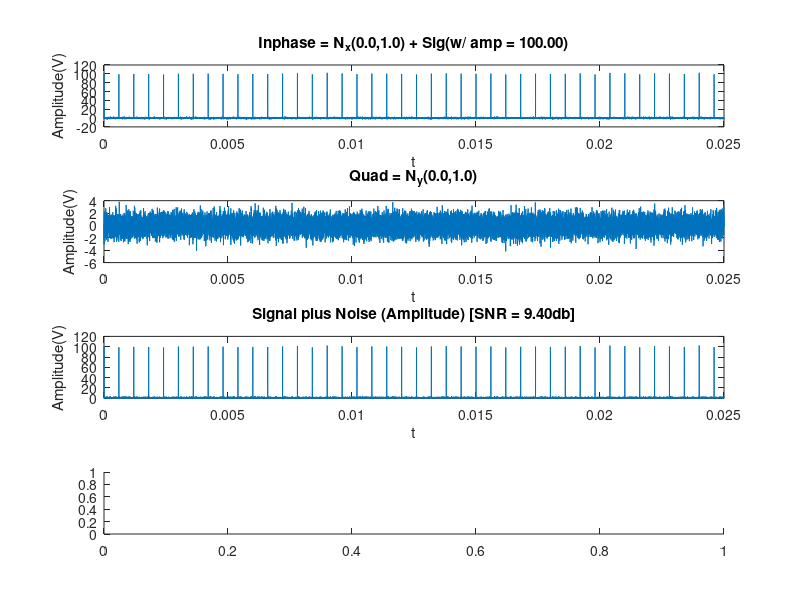

The MATLAB source for this figure: (Note: this script raises an error after producing the figure.)
% Probability of False Alarm and Detection Demo
%   MATLAB m-file
%   Author: Terry Kong
%   Variables: 
%       A = constant signal, vt = threshold voltage, ymin = plot lower bound, 
%       ymax = plot upper bound, orange = colormap for orange, n = plot resolution

clear all; clc; figure(1); clf;
%Constants
nm = 1852; % 1 nautical mile = 1852 m
c = 299279458; % speed of light
mu = 0;
%@@@@@@@@@@@@@@@@@@@@@@@@@@@@@@@@
nbins = 50;
rangemax = 50*nm; 
ncells = 600;
Tinter = 0.0006; % Interpulse period
timemax = 0.025;
sig_amp = 100; % signal amplitude
sig = 1;
%@@@@@@@@@@@@@@@@@@@@@@@@@@@@@@@@
% delta(R)
dR = rangemax/ncells;
% Pulse width
tau = dR*2/(c); 
% t = time observed
t = 0:tau:timemax; 
% D = delay of pulses
Delay = 0:Tinter:timemax;
% number of points
num = length(t);

% Using Normal Distributions
mu_mat = zeros(1,num) + mu;
sig_mat = zeros(1,num) + sig;
inphase = normrnd(mu_mat,sig_mat);
%A = 100;
%inphase = inphase + A;
quad = normrnd(mu_mat,sig_mat);

% Adding Signal to Noise
signal = zeros(1,length(inphase));
i = 1;
for j = 1:length(t)
    if t(j) > Delay(i)
        signal(j) = signal(j) + sig_amp;
        i = i + 1;
        if i > length(Delay)
            break;
        end
    end
end
signalPower = mean(signal.^2);
noisePower = mean(inphase.^2 + quad.^2);
inphase = inphase + signal;
% plotting signal + noise
subplot(4,1,1)
plot(t,inphase); title(sprintf('Inphase = N_x(0.0,%0.1f) + Sig(w/ amp = %0.2f)',sig^2,sig_amp))
xlabel('t'); ylabel('Amplitude(V)')
subplot(4,1,2)
plot(t,quad); title(sprintf('Quad = N_y(0.0,%0.1f)',sig^2))
xlabel('t'); ylabel('Amplitude(V)')
subplot(4,1,3)
sig_plus_noise = sqrt(inphase.^2 + quad.^2);
plot(t,sig_plus_noise); title(sprintf('Signal plus Noise (Amplitude) [SNR = %0.2fdb]',10*log10(signalPower/noisePower)))
xlabel('t'); ylabel('Amplitude(V)')
subplot(4,1,4)
% bins
bins = linspace(0,max(sig_plus_noise),nbins*1000);
ksdensity(sig_plus_noise,bins);
title('Rician Distribution'); xlim([0,max(sig_plus_noise)])
xlabel('Amplitude'); ylabel('Probability');
fprintf('Range(m) = %0.2f, Range(nm) = %0.2f\n',rangemax, rangemax/nm);
fprintf('Resoluion(dR or deltaR)[in meters] = %0.2f\n',dR);
fprintf('Number of Cells = %d\n',ncells);
fprintf('Pulse Width(us) = %0.2f\n',tau*1000000);
fprintf('Interpulse Period(ms) = %0.2f\n',Tinter*1000);
fprintf('Signal Amplitude = %0.2f\n',sig_amp);
fprintf('Standard Deviation of Noise = %0.2f\n',sig);

% SNR calculations
% 1. Fix Sigma = 1 and Vary Amplitude of Signal
figure(3); clf; 
A = linspace(1,100,15); %Amplitudes
S = 0:1:8; %Standard Deviations
ncolor = length(S-1); % |S| - 1 colors
colors = hsv(ncolor);
styles = {'+-','o-','*-','.-','x-','s-','d-','^-','v-','>-','<-','p-','h-'};
STDString = {};
for k = 2:length(S) %start from 2 b/c don't need sigma = 0
    sig1_mat = zeros(1,num) + S(k);
    sig2_mat = sig1_mat;
    u1_mat = zeros(1,num);
    u2_mat = u1_mat;
    nor1 = normrnd(u1_mat,sig1_mat);
    nor2 = normrnd(u2_mat,sig2_mat);
    ray_made = sqrt(nor1.^2 + nor2.^2);
    inphase = nor1;
    quad = nor2;
    Spower = [];
    Npower = mean(ray_made.^2);
    SNR = [];
    
    %snr
    for m = 1:length(A)
        i = 1;
        signal = zeros(1,length(inphase));
        for j = 1:length(t)
            if t(j) > Delay(i)
                signal(j) = signal(j) + A(m);
                i = i + 1;
                if i > length(Delay)
                    break;
                end
            end
        end
        signalPower = mean(signal.^2);
        noisePower = mean(inphase.^2 + quad.^2);
        SNR = [SNR signalPower/noisePower];
    end
    SNR = 10*log10(SNR);
    h = plot(A,SNR,styles{mod(k,numel(styles))+1},'Color',colors(k,:)); hold on;
    STDString{end+1} = ['\sigma',sprintf(' = %0.2f',S(k))];
end
xlabel('Amplitude'); ylabel('SNR(dB)'); grid minor;
title('Amplitude vs SNR'); legend(STDString);
